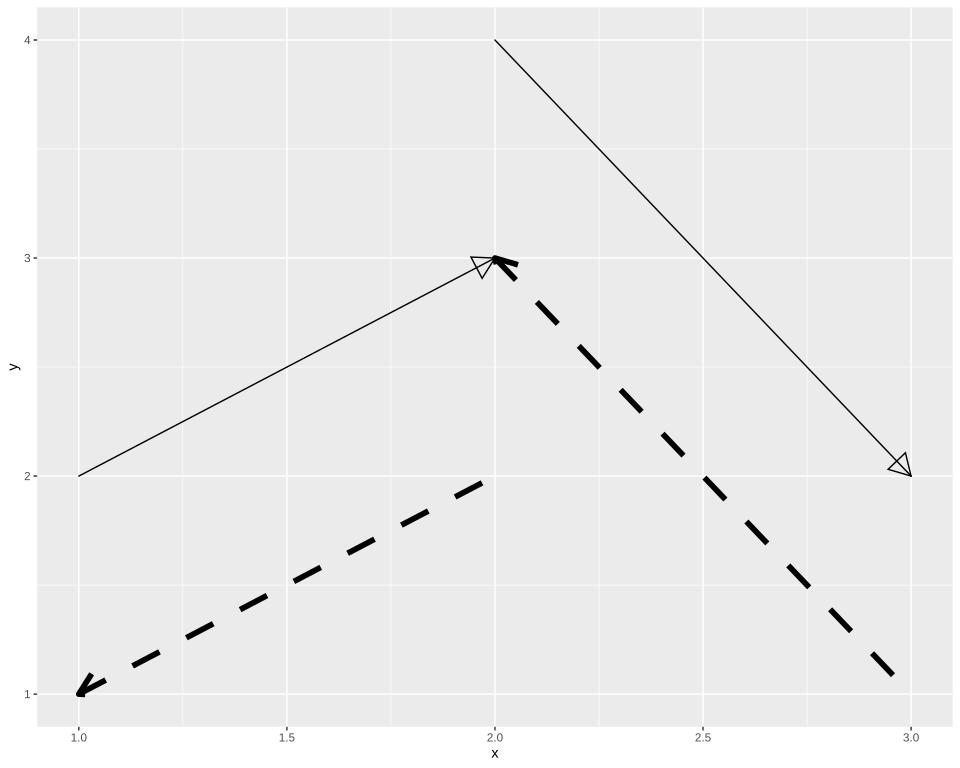

The script that drew this image:
# The plot test/golden/segment_arrow_style.svg draws, drawn by ggplot2 itself, as ggplot2's own
# visual tests draw their snapshots: the independent check on that golden whenever it changes. The
# suite never runs this; it needs R, ggplot2 and vdiffr, saved as the Docker image
# giggly-r:ggplot2-4.0.3. From the repository's root:
#
#   docker run --rm -v "$PWD/test/golden":/golden:ro giggly-r:ggplot2-4.0.3 \
#     Rscript /golden/segment_arrow_style.R > segment_arrow_style.ggplot2.svg
#
# and compare the two drawings element by element, as test/golden/point.R describes.
#
# A head takes its line's whole style: two dashed segments 2 mm wide with open heads at their first
# ends, at grid's defaults (30 degrees, 0.25 in), dashed as their lines are; and two segments with
# mitred corners and round ends, their closed heads unfilled (`arrow.fill = NA`). First checked with
# ggplot2 4.0.3 and vdiffr 1.0.9: every element and clip path matches, the x axis drawn before the y
# as in test/golden/point.svg.

library(ggplot2)

df <- data.frame(x = c(1, 2), y = c(1, 3), xend = c(2, 3), yend = c(2, 1))
plot <- ggplot(df, aes(x, y, xend = xend, yend = yend)) +
  geom_segment(linetype = "dashed", linewidth = 2, arrow = arrow(ends = "first")) +
  geom_segment(
    aes(y = y + 1, yend = yend + 1),
    linejoin = "mitre", lineend = "round", arrow = arrow(type = "closed"), arrow.fill = NA
  ) +
  theme_gray()

file <- tempfile(fileext = ".svg")
vdiffr::write_svg(plot, file)
cat(readLines(file), sep = "\n")
